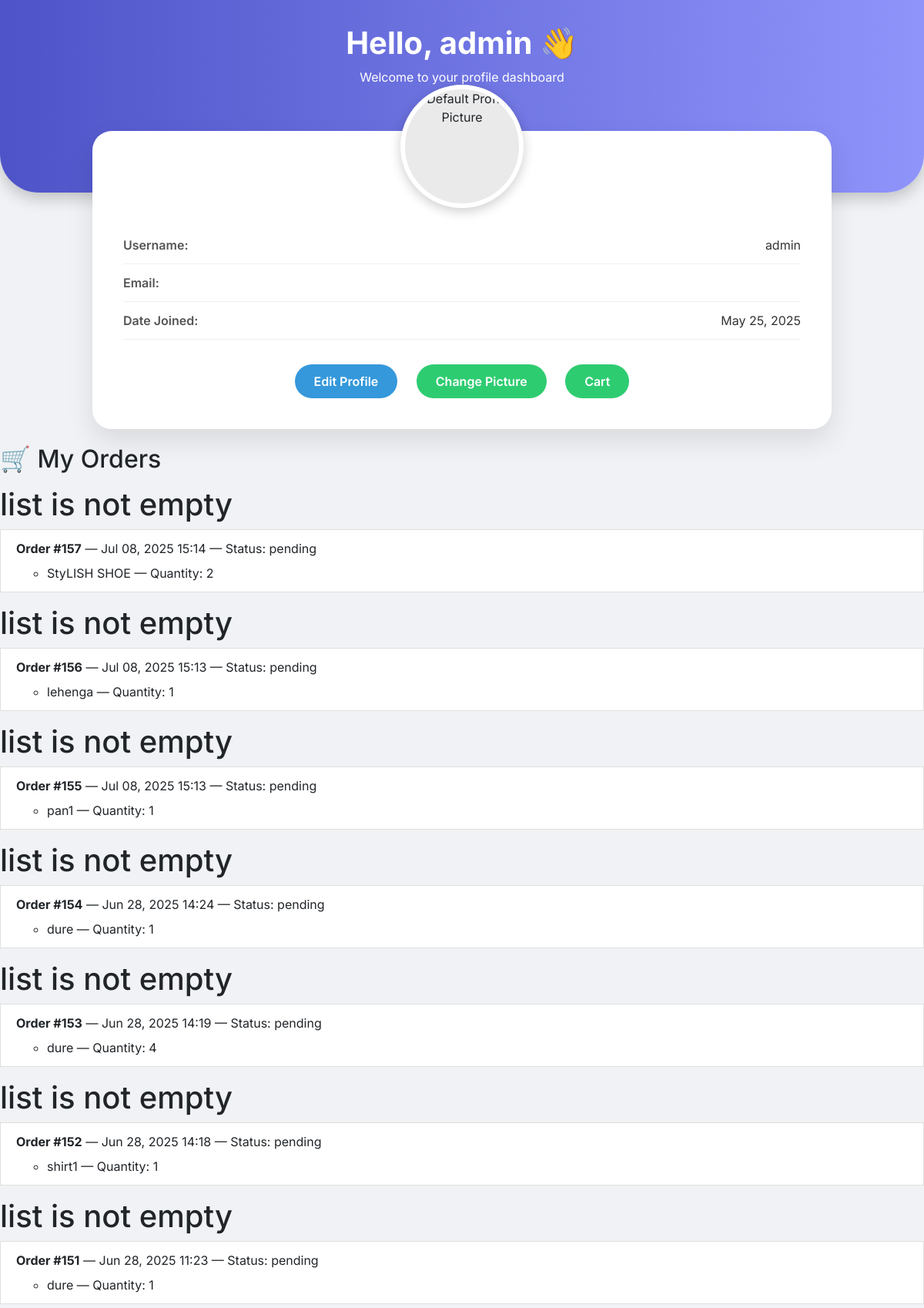
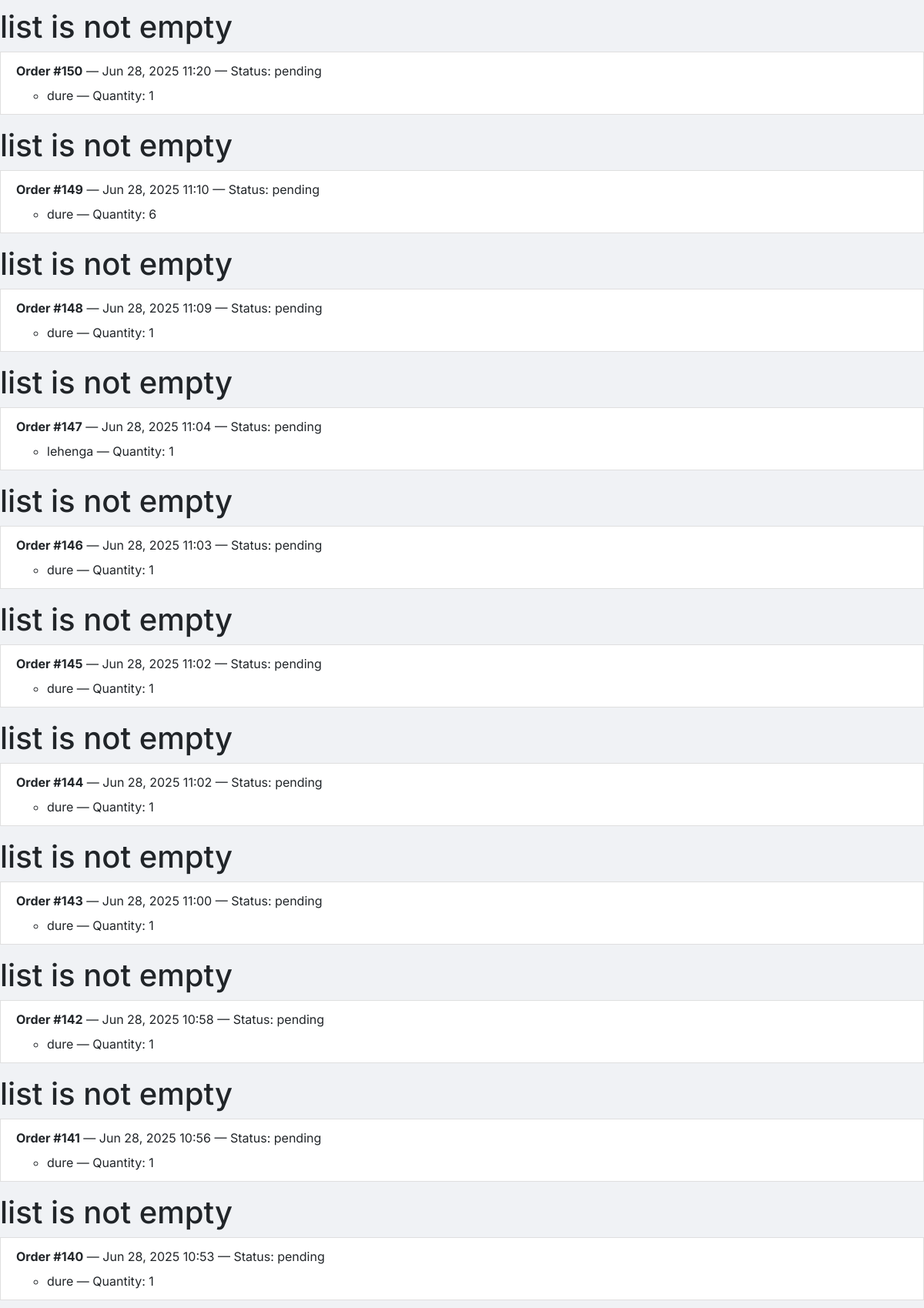
Screenshot of /profile/ (signed in, upper part) with the database file from the repository (2 pictures, top to bottom).
### shop/models.py (models this page shows, shortened)
class Order(models.Model):
    user = models.ForeignKey(User, on_delete=models.CASCADE)
    date_ordered = models.DateTimeField(auto_now_add=True)
    status = models.CharField(max_length=20, default='pending')  # pending, shipped, delivered

class OrderItem(models.Model):
    order = models.ForeignKey(Order, related_name='items', on_delete=models.CASCADE)
    product = models.ForeignKey(Product, on_delete=models.CASCADE)
    quantity = models.PositiveIntegerField(default=1)

class Product(models.Model):
    product_name = models.CharField(max_length=50)
    category = models.CharField(max_length=50, default="")
    subcategory = models.CharField(max_length=50, default="")
    price = models.IntegerField(default=0)
    desc = models.CharField(max_length=300)
    pub_date = models.DateField()
    image = models.ImageField(upload_to='shop/product', default="")

### shop/views.py (the view)
# urls.py: path("profile/", views.profile, name="profile"),
@login_required
def profile(request):
    profile = request.user.profile
    orders = Order.objects.filter(user=request.user).order_by('-date_ordered')
    return render(request, 'shop/profile.html', {
        'profile': profile,
        'orders': orders,
        'user': request.user,
    })

### shop/templates/shop/profile.html (shortened to what this page needs)
{% load static %}
<!DOCTYPE html>
<html lang="en">
<head>
  <link href="https://stackpath.bootstrapcdn.com/bootstrap/4.5.2/css/bootstrap.min.css" rel="stylesheet">
</head>
<body>
<div class="hero-section">
  <h1>Hello, {{ user.username }} 👋</h1>
  <p>Welcome to your profile dashboard</p>
</div>
<div class="profile-container">
  <div class="profile-card">
    {% if user.profile.profile_pic %}
      <img src="{{ user.profile.profile_pic.url }}" alt="Profile Picture" class="profile-img">
    {% else %}
      <img src="{% static 'shop/default.jpg' %}" alt="Default Profile Picture" class="profile-img">
    {% endif %}
    <div class="profile-details">
      <div class="info-block">
        <span class="info-label">Username:</span>
        <span class="info-value">{{ user.username }}</span>
      </div>
      <div class="info-block">
        <span class="info-label">Email:</span>
      </div>
      <div class="info-block">
        <span class="info-label">Date Joined:</span>
        <span class="info-value">{{ user.date_joined|date:"F d, Y" }}</span>
      </div>
    </div>
    <div class="btn-actions">
      <a href="#" class="btn btn-custom btn-edit">Edit Profile</a>
      <a href="#" class="btn btn-custom btn-change-pic">Change Picture</a>
      <a href="{% url 'view_cart' %}" class="btn btn-custom btn-change-pic">Cart</a>
    </div>
  </div>
</div>
<h2>🛒 My Orders</h2>
{% if orders %}
  <ul class="list-group mt-3">
    {% for order in orders %}
    <h1>list is not empty</h1>
      <li class="list-group-item mb-3">
        <strong>Order #{{ order.id }}</strong> — {{ order.date_ordered|date:"M d, Y H:i" }} — Status: {{ order.status }}
        <ul class="mt-2">
          {% for item in order.items.all %}
            <li>{{ item.product.product_name }} — Quantity: {{ item.quantity }}</li>
          {% empty %}
            <li>No items in this order.</li>
          {% endfor %}
        </ul>
      </li>
    {% endfor %}
  </ul>
{% else %}
  <p class="text-muted">You have no orders yet.</p>
{% endif %}
</body>
</html>

### shop/templates/shop/profile.html (style rules this page uses)
body { margin: 0; font-family: 'Inter', sans-serif; background-color: #f0f2f5; }
.hero-section { background: linear-gradient(to right, #4e54c8, #8f94fb); height: 250px; border-bottom-left-radius: 50px; border-bottom-right-radius: 50px; color: white; padding: 2rem; text-align: center; box-shadow: 0 8px 20px rgba(0, 0, 0, 0.2); }
.hero-section h1 { font-weight: 700; font-size: 2.5rem; }
.profile-container { max-width: 1000px; margin: -100px auto 0 auto; padding: 20px; }
.profile-card { background-color: white; border-radius: 25px; padding: 2.5rem; box-shadow: 0 15px 35px rgba(0, 0, 0, 0.1); display: flex; flex-direction: column; align-items: center; text-align: center; transition: 0.3s ease-in-out; }
.profile-img { width: 160px; height: 160px; border-radius: 50%; border: 6px solid white; object-fit: cover; box-shadow: 0 4px 15px rgba(0, 0, 0, 0.2); margin-top: -100px; background-color: #eaeaea; }
.profile-details { margin-top: 1.5rem; width: 100%; }
.info-block { display: flex; justify-content: space-between; padding: 12px 0; border-bottom: 1px solid #f0f0f0; }
.info-label { font-weight: 600; color: #555; }
.info-value { color: #333; }
.btn-actions { margin-top: 2rem; }
.btn-custom { padding: 10px 25px; border-radius: 30px; margin: 0 10px; font-weight: 600; transition: 0.3s ease-in-out; }
.btn-edit { background-color: #3498db; color: white; border: none; }
.btn-change-pic { background-color: #2ecc71; color: white; border: none; }

### rows the page displays
Order: id "157", date_ordered "Jul 08, 2025 15:14", status "pending"
OrderItem: product.product_name "StyLISH SHOE", quantity "2"
Order: id "156", date_ordered "Jul 08, 2025 15:13", status "pending"
OrderItem: product.product_name "lehenga", quantity "1"
Order: id "155", date_ordered "Jul 08, 2025 15:13", status "pending"
OrderItem: product.product_name "pan1", quantity "1"
Order: id "154", date_ordered "Jun 28, 2025 14:24", status "pending"
OrderItem: product.product_name "dure", quantity "1"
Order: id "153", date_ordered "Jun 28, 2025 14:19", status "pending"
OrderItem: product.product_name "dure", quantity "4"
Order: id "152", date_ordered "Jun 28, 2025 14:18", status "pending"
OrderItem: product.product_name "shirt1", quantity "1"
Order: id "151", date_ordered "Jun 28, 2025 11:23", status "pending"
OrderItem: product.product_name "dure", quantity "1"
Order: id "150", date_ordered "Jun 28, 2025 11:20", status "pending"
OrderItem: product.product_name "dure", quantity "1"
Order: id "149", date_ordered "Jun 28, 2025 11:10", status "pending"
OrderItem: product.product_name "dure", quantity "6"
Order: id "148", date_ordered "Jun 28, 2025 11:09", status "pending"
OrderItem: product.product_name "dure", quantity "1"
Order: id "147", date_ordered "Jun 28, 2025 11:04", status "pending"
OrderItem: product.product_name "lehenga", quantity "1"
Order: id "146", date_ordered "Jun 28, 2025 11:03", status "pending"
OrderItem: product.product_name "dure", quantity "1"
Order: id "145", date_ordered "Jun 28, 2025 11:02", status "pending"
OrderItem: product.product_name "dure", quantity "1"
Order: id "144", date_ordered "Jun 28, 2025 11:02", status "pending"
OrderItem: product.product_name "dure", quantity "1"
Order: id "143", date_ordered "Jun 28, 2025 11:00", status "pending"
OrderItem: product.product_name "dure", quantity "1"
Order: id "142", date_ordered "Jun 28, 2025 10:58", status "pending"
OrderItem: product.product_name "dure", quantity "1"
Order: id "141", date_ordered "Jun 28, 2025 10:56", status "pending"
OrderItem: product.product_name "dure", quantity "1"
Order: id "140", date_ordered "Jun 28, 2025 10:53", status "pending"
OrderItem: product.product_name "dure", quantity "1"

### other values shown
{{ user.username }} "admin"
{{ user.date_joined|date:"F d, Y" }} "May 25, 2025"
